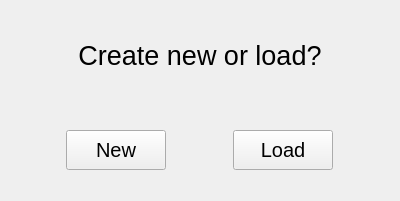
<?xml version="1.0" encoding="UTF-8"?>
<ui version="4.0">
 <class>Login</class>
 <widget class="QMainWindow" name="Login">
  <property name="geometry">
   <rect>
    <x>0</x>
    <y>0</y>
    <width>400</width>
    <height>201</height>
   </rect>
  </property>
  <property name="windowTitle">
   <string>Login</string>
  </property>
  <widget class="QWidget" name="centralwidget">
   <widget class="QLabel" name="label">
    <property name="geometry">
     <rect>
      <x>60</x>
      <y>30</y>
      <width>280</width>
      <height>50</height>
     </rect>
    </property>
    <property name="font">
     <font>
      <pointsize>20</pointsize>
     </font>
    </property>
    <property name="text">
     <string>Create new or load?</string>
    </property>
    <property name="alignment">
     <set>Qt::AlignCenter</set>
    </property>
   </widget>
   <widget class="QPushButton" name="btnNew">
    <property name="geometry">
     <rect>
      <x>66</x>
      <y>130</y>
      <width>100</width>
      <height>40</height>
     </rect>
    </property>
    <property name="font">
     <font>
      <pointsize>15</pointsize>
     </font>
    </property>
    <property name="text">
     <string>New</string>
    </property>
   </widget>
   <widget class="QPushButton" name="btnLoad">
    <property name="geometry">
     <rect>
      <x>233</x>
      <y>130</y>
      <width>100</width>
      <height>40</height>
     </rect>
    </property>
    <property name="font">
     <font>
      <pointsize>15</pointsize>
     </font>
    </property>
    <property name="text">
     <string>Load</string>
    </property>
   </widget>
  </widget>
 </widget>
 <resources/>
 <connections/>
</ui>
